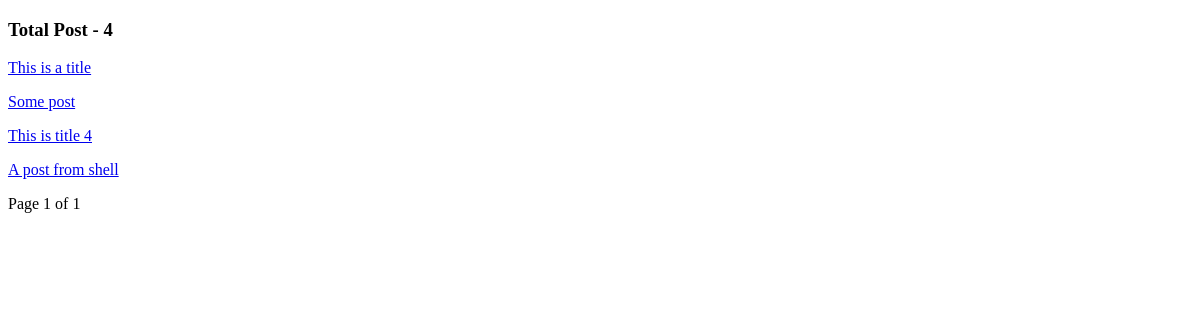
/list/, run on an earlier commit of the app's database.
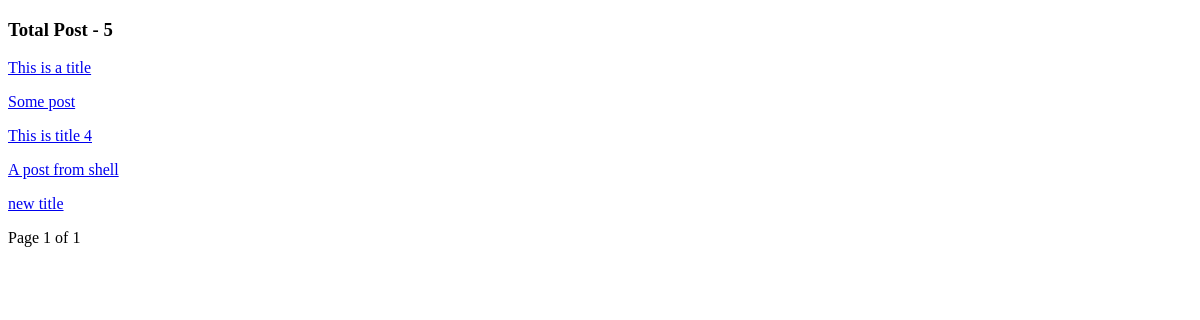
And on a later commit of the database.
### myapp/models.py (models this page shows)
class Post(models.Model):
    choice = (
        ('published', 'PUBLISHED'),
        ('draft', 'DRAFT')
    )
    title = models.CharField(max_length=50)
    slug = models.SlugField(blank=True)
    body = models.TextField()
    published = models.DateTimeField(default=timezone.now)
    created = models.DateTimeField(auto_now_add=True)
    updated = models.DateTimeField(auto_now=True)
    status = models.CharField(choices = choice, max_length=50)
    author = models.ForeignKey(User, on_delete=models.CASCADE)
    objects = models.Manager()
    new_manager = PublishedManager()
    tags = TaggableManager()
    def __str__(self):
        return self.title
    def get_absolute_url(self, ):
        return reverse('myapp:detailview', args=[self.pk])

### myapp/views.py (the view)
# urls.py: path("list/", views.post_list, name='listview'),
def post_list(request):
    all_posts = Post.objects.all()
    paginator = Paginator(all_posts, 10)
    print(request.GET)
    page = request.GET.get('page')
    try:
        posts = paginator.page(page)
    except PageNotAnInteger:
        posts = paginator.page(1)
    except EmptyPage:
        posts = paginator.page(paginator.num_pages)
    return render(request, "myapp/homepage.html", context={'posts':posts})

### myapp/templatetags/blog_tags.py (called while the page is built)
@register.simple_tag
def total_post():
    return Post.objects.count()

### templates/myapp/homepage.html (shortened to what this page needs)
{% load blog_tags %}
<!DOCTYPE html>
<html lang="en">
<head>
</head>
<body>
    <h3> Total Post - {% total_post %} </h3>
    {% for post in posts %}
        <a href="{{ post.get_absolute_url }}">{{post|linebreaks}}</a>
    {% endfor %}
    {% include "myapp/pagination.html" with page=posts %}
</body>
</html>

What changed in the data, as far as the page shows it:
added Post: title "new title"
Also different on the page:
text no longer shown: "4"
text now shown: "5"
